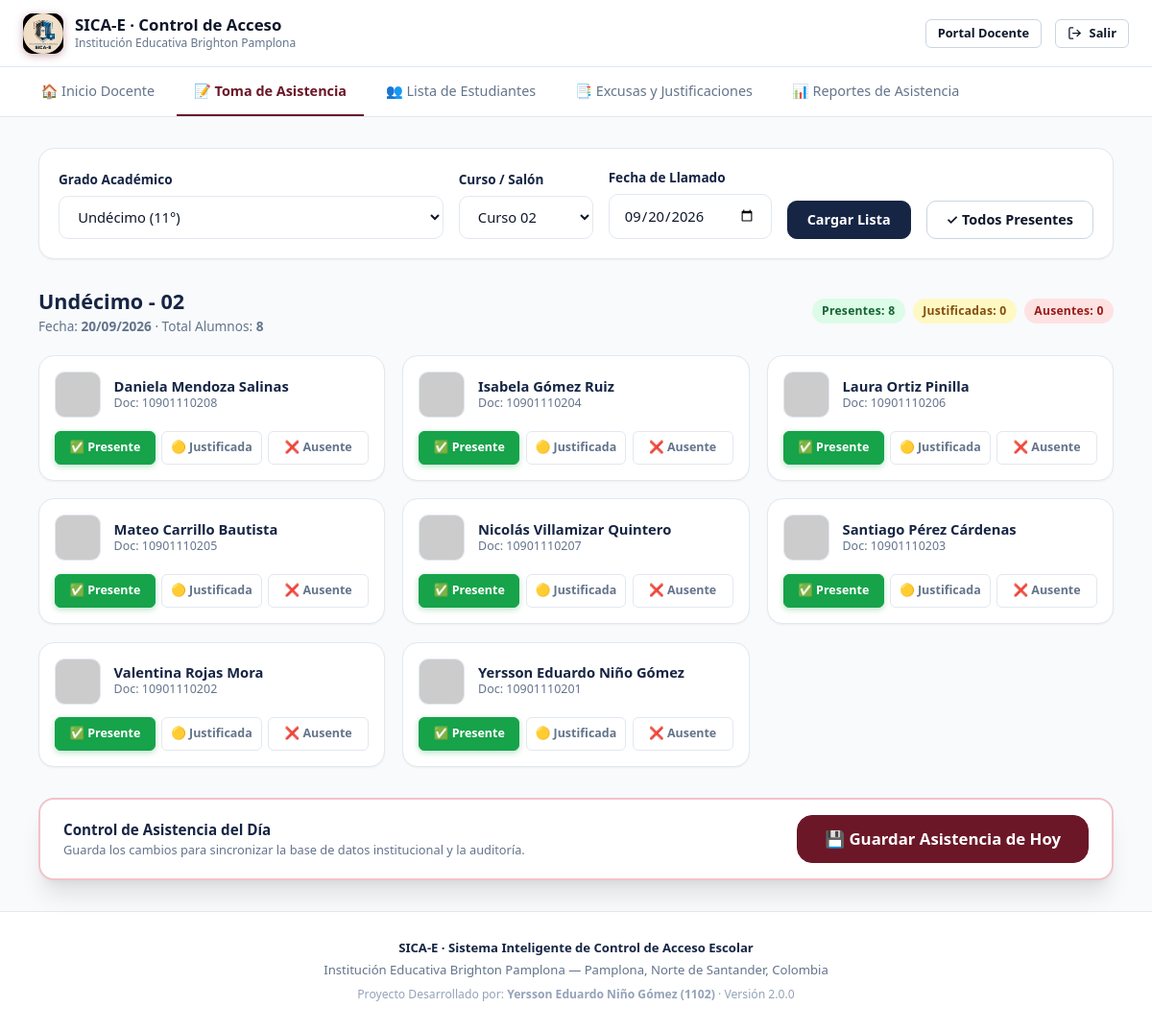
/portal-docentes/asistencia.php (signed in), run on the app's committed database.
### tables this page shows
CREATE TABLE IF NOT EXISTS `students` (
  `id` INT AUTO_INCREMENT PRIMARY KEY,
  `full_name` VARCHAR(120) NOT NULL,
  `document_number` VARCHAR(30) NOT NULL UNIQUE,
  `section` ENUM('primaria', 'secundaria') NOT NULL,
  `grade` VARCHAR(50) NOT NULL,
  `course` VARCHAR(10) NOT NULL,
  `photo_url` TEXT DEFAULT NULL,
  `created_at` TIMESTAMP DEFAULT CURRENT_TIMESTAMP,
  INDEX `idx_student_group` (`section`, `grade`, `course`)
);

### public/includes/auth.php (called while the page is built, shortened)
<?php
class Auth {
    public static function check(): bool {
        return isset($_SESSION['user_id']) && !empty($_SESSION['user_id']);
    }
    public static function user(): ?array {
        return [
            'id' => $_SESSION['user_id'],
            'full_name' => $_SESSION['user_name'] ?? '',
            'email' => $_SESSION['user_email'] ?? '',
            'role' => $_SESSION['user_role'] ?? '',
            'titular_section' => $_SESSION['titular_section'] ?? null,
            'titular_grade' => $_SESSION['titular_grade'] ?? null,
            'titular_course' => $_SESSION['titular_course'] ?? null,
            'phone' => $_SESSION['user_phone'] ?? null,
            'photo_url' => $_SESSION['user_photo'] ?? null,
        ];
    }
}

### public/portal-docentes/asistencia.php (the view, shortened to what this page needs)
<?php
require_once __DIR__ . '/../includes/auth.php';
$currentUser = Auth::user();
$db = getDB();
$selGrade  = trim($_GET['grade'] ?? $currentUser['titular_grade'] ?? 'Undécimo');
$selCourse = trim($_GET['course'] ?? $currentUser['titular_course'] ?? '02');
$selDate   = trim($_GET['date'] ?? date('Y-m-d'));
$stmt = $db->prepare("
    SELECT s.id, s.full_name, s.document_number, s.grade, s.course, s.section, s.photo_url,
           a.status as attendance_status, a.id as attendance_id, a.updated_at
    FROM students s
    LEFT JOIN attendance a ON a.student_id = s.id AND a.date = ?
    WHERE s.grade = ? AND s.course = ?
    ORDER BY s.full_name ASC
");
$stmt->execute([$selDate, $selGrade, $selCourse]);
$students = $stmt->fetchAll();
require_once __DIR__ . '/../includes/header.php';
?>
<nav class="nav-tabs">
  <a href="<?= BASE_URL ?>/portal-docentes/" class="nav-tab-item">
    🏠 Inicio Docente
  </a>
  <a href="<?= BASE_URL ?>/portal-docentes/asistencia.php" class="nav-tab-item active">
    📝 Toma de Asistencia
  </a>
  <a href="<?= BASE_URL ?>/portal-docentes/estudiantes.php" class="nav-tab-item">
    👥 Lista de Estudiantes
  </a>
  <a href="<?= BASE_URL ?>/portal-docentes/excusas.php" class="nav-tab-item">
    📑 Excusas y Justificaciones
  </a>
  <a href="<?= BASE_URL ?>/portal-docentes/reportes.php" class="nav-tab-item">
    📊 Reportes de Asistencia
  </a>
</nav>
<main style="flex:1; padding: 2rem 1rem;">
  <div class="container container-lg">
    <div class="card" style="margin-bottom:1.75rem; padding:1.25rem;">
      <form method="GET" style="display:flex; flex-wrap:wrap; gap:1rem; align-items:flex-end;">
        <div style="flex:1; min-width:180px;">
          <label class="form-label">Grado Académico</label>
          <select name="grade" class="form-select" onchange="this.form.submit()">
            <option value="Undécimo" <?= $selGrade === 'Undécimo' ? 'selected' : '' ?>>Undécimo (11°)</option>
          </select>
        </div>
        <div style="width:140px;">
          <label class="form-label">Curso / Salón</label>
          <select name="course" class="form-select" onchange="this.form.submit()">
            <option value="02" <?= $selCourse === '02' ? 'selected' : '' ?>>Curso 02</option>
          </select>
        </div>
        <div style="width:170px;">
          <label class="form-label">Fecha de Llamado</label>
          <input type="date" name="date" class="form-input" value="<?= htmlspecialchars($selDate) ?>" onchange="this.form.submit()">
        </div>
        <button type="submit" class="btn btn-navy">
          Cargar Lista
        </button>
        <button type="button" class="btn btn-outline" onclick="marcarTodosPresentes()" style="margin-left:auto;">
          ✓ Todos Presentes
        </button>
      </form>
    </div>
    <div style="display:flex; align-items:center; justify-content:space-between; flex-wrap:wrap; gap:1rem; margin-bottom:1.25rem;">
      <div>
        <h3 style="font-size:1.35rem; font-weight:800; color:var(--navy);">
          <?= htmlspecialchars($selGrade) ?> - <?= htmlspecialchars($selCourse) ?>
        </h3>
        <p style="font-size:0.85rem; color:var(--text-muted);">
          Fecha: <strong><?= date('d/m/Y', strtotime($selDate)) ?></strong> · Total Alumnos: <strong><?= count($students) ?></strong>
        </p>
      </div>
      <div style="display:flex; gap:0.5rem; align-items:center;">
        <span class="badge badge-success" id="counterPresentes">Presentes: 0</span>
        <span class="badge badge-warning" id="counterJustificadas">Justificadas: 0</span>
        <span class="badge badge-danger" id="counterAusentes">Ausentes: 0</span>
      </div>
    </div>
    <?php if (empty($students)): ?>
      <div class="card" style="text-align:center; padding:3rem 1rem;">
        <p style="color:var(--text-muted); font-size:1.05rem;">
          No hay estudiantes matriculados en <strong><?= htmlspecialchars($selGrade . ' ' . $selCourse) ?></strong>.
        </p>
      </div>
    <?php else: ?>
      <div class="attendance-grid">
        <?php foreach ($students as $st): ?>
          <?php
            $currentStatus = $st['attendance_status'] ?: 'presente';
          ?>
          <div class="student-card" data-student-id="<?= $st['id'] ?>" data-status="<?= $currentStatus ?>">
            <div class="student-info-row">
              <div class="student-avatar">
                <img src="<?= htmlspecialchars($st['photo_url'] ?: 'https://api.dicebear.com/9.x/avataaars/svg?seed=' . urlencode($st['full_name'])) ?>" alt="Foto">
              </div>
              <div class="student-details">
                <h4><?= htmlspecialchars($st['full_name']) ?></h4>
                <p>Doc: <?= htmlspecialchars($st['document_number']) ?></p>
              </div>
            </div>
            <div class="triad-group">
              <button type="button"
                      class="btn-status <?= $currentStatus === 'presente' ? 'active-presente' : '' ?>"
                      onclick="setStatus(this, 'presente')">
                ✅ Presente
              </button>
              <button type="button"
                      class="btn-status <?= $currentStatus === 'justificada' ? 'active-justificada' : '' ?>"
                      onclick="setStatus(this, 'justificada')">
                🟡 Justificada
              </button>
              <button type="button"
                      class="btn-status <?= $currentStatus === 'ausente' ? 'active-ausente' : '' ?>"
                      onclick="setStatus(this, 'ausente')">
                ❌ Ausente
              </button>
            </div>
          </div>
        <?php endforeach; ?>
      </div>
      <div style="position:sticky; bottom:1.5rem; margin-top:2rem; background:#ffffff; border:2px solid var(--wine-border); box-shadow:var(--shadow-xl); border-radius:var(--radius-lg); padding:1rem 1.5rem; display:flex; align-items:center; justify-content:space-between; flex-wrap:wrap; gap:1rem; z-index:30;">
        <div>
          <p style="font-weight:700; color:var(--navy); font-size:0.95rem;">
            Control de Asistencia del Día
          </p>
          <p style="font-size:0.8rem; color:var(--text-muted);">
            Guarda los cambios para sincronizar la base de datos institucional y la auditoría.
          </p>
        </div>
        <button type="button" id="btnSaveAttendance" class="btn btn-wine btn-lg" onclick="saveAttendance()">
          💾 Guardar Asistencia de Hoy
        </button>
      </div>
    <?php endif; ?>
  </div>
</main>
<?php require_once __DIR__ . '/../includes/footer.php'; ?>

### public/assets/css/main.css (style rules this page uses)
:root { --wine: #6B1728; --wine-hover: #50111e; --wine-light: #fdf2f4; --wine-border: #f3c2c9; --navy: #162544; --navy-hover: #0d172c; --navy-light: #edf2f9; --navy-border: #bccde3; --gold: #d97706; --gold-light: #fef3c7; --success: #16a34a; --success-light: #dcfce7; --warning: #eab308; --warning-light: #fef9c3; --danger: #dc2626; --danger-light: #fee2e2; --info: #0284c7; --info-light: #e0f2fe; --bg-main: #f8fafc; --bg-card: #ffffff; --bg-muted: #f1f5f9; --text-main: #0f172a; --text-muted: #64748b; --text-light: #94a3b8; --border: #e2e8f0; --border-strong: #cbd5e1; --shadow-sm: 0 1px 2px 0 rgb(0 0 0 / 0.05); --shadow-md: 0 4px 6px -1px rgb(0 0 0 / 0.08), 0 2px 4px -2px rgb(0 0 0 / 0.05); --shadow-lg: 0 10px 15px -3px rgb(0 0 0 / 0.08), 0 4px 6px -4px rgb(0 0 0 / 0.04); --shadow-xl: 0 20px 25px -5px rgb(0 0 0 / 0.1), 0 8px 10px -6px rgb(0 0 0 / 0.06); --radius-sm: 6px; --radius-md: 10px; --radius-lg: 16px; --radius-full: 9999px; --font-sans: system-ui, -apple-system, BlinkMacSystemFont, 'Segoe UI', Roboto, Helvetica, Arial, sans-serif; }
*, *::before, *::after { box-sizing: border-box; margin: 0; padding: 0; }
body { font-family: var(--font-sans); background-color: var(--bg-main); color: var(--text-main); line-height: 1.5; -webkit-font-smoothing: antialiased; min-height: 100vh; display: flex; flex-direction: column; }
a { color: inherit; text-decoration: none; }
img, svg, video, canvas { display: block; max-width: 100%; }
button, input, select, textarea { font: inherit; }
.container { width: 100%; max-width: 1200px; margin: 0 auto; padding: 0 1.5rem; }
.container-lg { max-width: 1360px; }
.nav-tabs { display: flex; gap: 0.25rem; border-bottom: 1px solid var(--border); background: var(--bg-card); padding: 0 1.5rem; overflow-x: auto; }
.nav-tab-item { display: inline-flex; align-items: center; gap: 0.5rem; padding: 0.85rem 1.15rem; font-size: 0.9rem; font-weight: 500; color: var(--text-muted); border-bottom: 2.5px solid transparent; transition: all 0.15s ease; white-space: nowrap; }
.nav-tab-item.active { color: var(--wine); border-bottom-color: var(--wine); font-weight: 600; }
.card { background: var(--bg-card); border: 1px solid var(--border); border-radius: var(--radius-lg); box-shadow: var(--shadow-sm); padding: 1.5rem; transition: box-shadow 0.2s ease, border-color 0.2s ease; }

### public/assets/css/components.css (style rules this page uses)
.btn { display: inline-flex; align-items: center; justify-content: center; gap: 0.5rem; padding: 0.65rem 1.25rem; font-size: 0.9rem; font-weight: 600; border-radius: var(--radius-md); border: 1px solid transparent; cursor: pointer; text-decoration: none; transition: all 0.18s ease; line-height: 1.2; }
.btn-lg { padding: 0.85rem 1.75rem; font-size: 1.05rem; border-radius: var(--radius-lg); }
.btn-wine { background-color: var(--wine); color: #ffffff; border-color: var(--wine); }
.btn-navy { background-color: var(--navy); color: #ffffff; border-color: var(--navy); }
.btn-outline { background-color: transparent; border-color: var(--border-strong); color: var(--text-main); }
.form-label { display: block; font-size: 0.85rem; font-weight: 600; color: var(--navy); margin-bottom: 0.4rem; }
.form-input, .form-select, .form-textarea { width: 100%; padding: 0.65rem 0.95rem; font-size: 0.92rem; color: var(--text-main); background-color: #ffffff; border: 1.5px solid var(--border); border-radius: var(--radius-md); transition: border-color 0.15s ease, box-shadow 0.15s ease; outline: none; }
.form-input::placeholder, .form-textarea::placeholder { color: var(--text-light); }
.badge { display: inline-flex; align-items: center; gap: 0.35rem; padding: 0.25rem 0.65rem; font-size: 0.76rem; font-weight: 600; border-radius: var(--radius-full); text-transform: capitalize; letter-spacing: 0.02em; }
.badge-success { background-color: var(--success-light); color: #166534; }
.badge-warning { background-color: var(--warning-light); color: #854d0e; }
.badge-danger { background-color: var(--danger-light); color: #991b1b; }

### data on the page
students: full_name "Daniela Mendoza Salinas", document_number "10901110208"
students: full_name "Isabela Gómez Ruiz", document_number "10901110204"
students: full_name "Laura Ortiz Pinilla", document_number "10901110206"
students: full_name "Mateo Carrillo Bautista", document_number "10901110205"
students: full_name "Nicolás Villamizar Quintero", document_number "10901110207"
students: full_name "Santiago Pérez Cárdenas", document_number "10901110203"
students: full_name "Valentina Rojas Mora", document_number "10901110202"
students: full_name "Yersson Eduardo Niño Gómez", document_number "10901110201"

### other printed values
APP_NAME "SICA-E"
INSTITUTION_NAME "Institución Educativa Brighton Pamplona"
$selGrade "Undécimo"
$selCourse "02"
date('d/m/Y', strtotime($selDate)) "20/09/2026"
count($students) "8"
APP_FULL_NAME "Sistema Inteligente de Control de Acceso Escolar"
AUTHOR_NAME "Yersson Eduardo Niño Gómez (1102)"
APP_VERSION "2.0.0"
